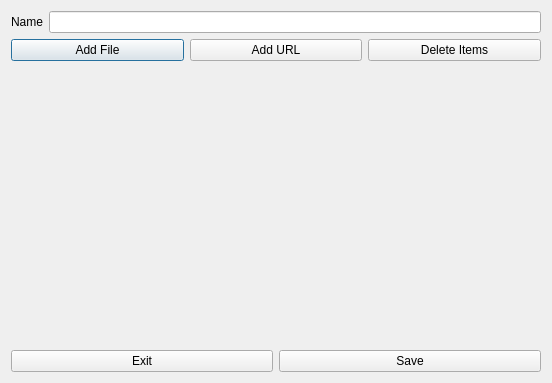
<?xml version="1.0" encoding="UTF-8"?>
<ui version="4.0">
 <class>add_category</class>
 <widget class="QDialog" name="add_category">
  <property name="enabled">
   <bool>true</bool>
  </property>
  <property name="geometry">
   <rect>
    <x>0</x>
    <y>0</y>
    <width>552</width>
    <height>383</height>
   </rect>
  </property>
  <property name="sizePolicy">
   <sizepolicy hsizetype="Preferred" vsizetype="Fixed">
    <horstretch>0</horstretch>
    <verstretch>0</verstretch>
   </sizepolicy>
  </property>
  <property name="maximumSize">
   <size>
    <width>16777215</width>
    <height>423</height>
   </size>
  </property>
  <property name="focusPolicy">
   <enum>Qt::ClickFocus</enum>
  </property>
  <property name="windowTitle">
   <string>Add Category</string>
  </property>
  <property name="styleSheet">
   <string notr="true"/>
  </property>
  <layout class="QVBoxLayout" name="verticalLayout">
   <item>
    <layout class="QHBoxLayout" name="hbox_name">
     <item>
      <widget class="QLabel" name="lbl_name">
       <property name="styleSheet">
        <string notr="true"/>
       </property>
       <property name="text">
        <string>Name</string>
       </property>
      </widget>
     </item>
     <item>
      <widget class="QLineEdit" name="add_category_name_input">
       <property name="styleSheet">
        <string notr="true"/>
       </property>
      </widget>
     </item>
    </layout>
   </item>
   <item>
    <layout class="QHBoxLayout" name="hbox_add_buttons_container">
     <item>
      <widget class="QPushButton" name="lbl_add_file">
       <property name="text">
        <string>Add File</string>
       </property>
      </widget>
     </item>
     <item>
      <widget class="QPushButton" name="lbl_add_url">
       <property name="focusPolicy">
        <enum>Qt::ClickFocus</enum>
       </property>
       <property name="text">
        <string>Add URL</string>
       </property>
      </widget>
     </item>
     <item>
      <widget class="QPushButton" name="btn_delete">
       <property name="text">
        <string>Delete Items</string>
       </property>
      </widget>
     </item>
    </layout>
   </item>
   <item>
    <layout class="QVBoxLayout" name="vbox_container"/>
   </item>
   <item>
    <spacer name="verticalSpacer">
     <property name="orientation">
      <enum>Qt::Vertical</enum>
     </property>
     <property name="sizeHint" stdset="0">
      <size>
       <width>20</width>
       <height>40</height>
      </size>
     </property>
    </spacer>
   </item>
   <item>
    <layout class="QHBoxLayout" name="hbox_buttons_container">
     <item>
      <widget class="QPushButton" name="lbl_discard">
       <property name="text">
        <string>Exit</string>
       </property>
      </widget>
     </item>
     <item>
      <widget class="QPushButton" name="lbl_save">
       <property name="text">
        <string>Save</string>
       </property>
      </widget>
     </item>
    </layout>
   </item>
  </layout>
 </widget>
 <resources/>
 <connections/>
</ui>
